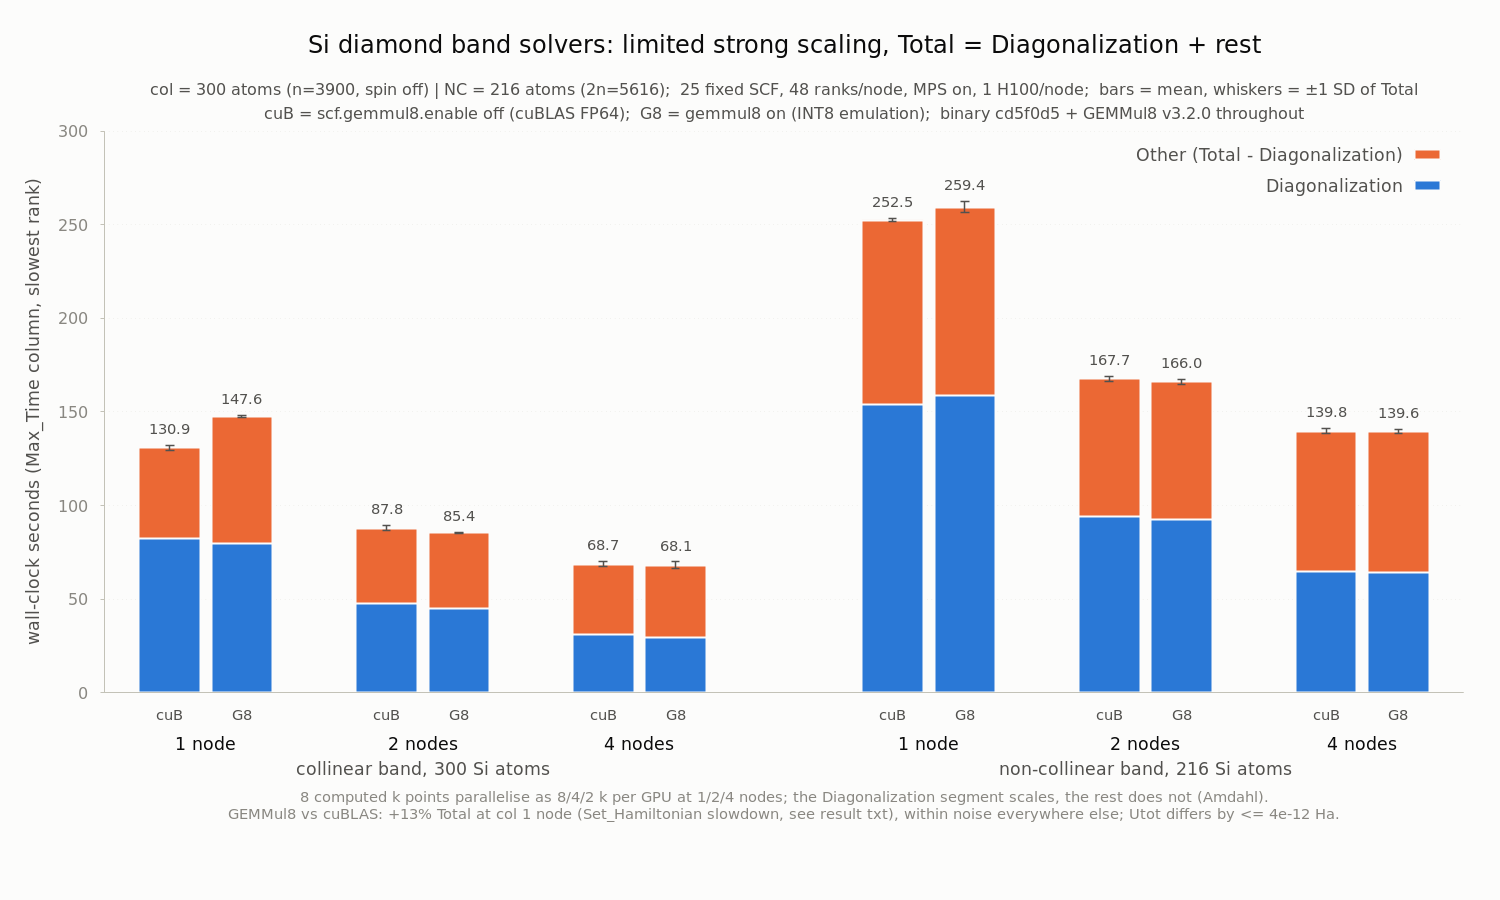

Source code (gnuplot):
# Stacked-bar view of work/siband_scaling_result.txt (means over clean reps).
# Bar height = Total (25 fixed SCF); bottom segment = Diagonalization; top =
# rest.  Whiskers = +-1 SD of Total.  Groups: col300 and nc216 at 1/2/4
# nodes; within a group: cuBLAS (gemmul8 off) vs GEMMul8 (on).
#
# Si diamond BAND solver, 48 ranks/node, -nt 1, MPS on, 8 computed k points
# (8/4/2 k per GPU at 1/2/4 nodes).  Binary cd5f0d5 + GEMMul8 v3.2.0.
#
# Render:  gnuplot siband_scaling_result.plt  (writes siband_scaling_result.png)

set terminal pngcairo noenhanced size 1500,900 font "DejaVu Sans,14" background rgb "#fcfcfb"
set output "siband_scaling_result.png"

# columns: x  total  diag  sd_total
$data << EOD
 0  130.93   82.24  1.31
 1  147.64   79.73  0.41
 3   87.84   47.56  1.35
 4   85.37   45.24  0.16
 6   68.73   31.11  1.41
 7   68.07   29.81  1.88
10  252.50  154.01  0.79
11  259.36  158.99  2.87
13  167.67   94.18  1.32
14  166.03   92.65  1.28
16  139.75   64.55  1.41
17  139.62   64.41  1.14
EOD

set title "Si diamond band solvers: limited strong scaling, Total = Diagonalization + rest" \
    font ",18" textcolor rgb "#0b0b0b" offset 0,2.2
set label 100 "col = 300 atoms (n=3900, spin off) | NC = 216 atoms (2n=5616);  25 fixed SCF, 48 ranks/node, MPS on, 1 H100/node;  bars = mean, whiskers = ±1 SD of Total" \
    at graph 0.5, graph 1.075 center font ",12" textcolor rgb "#52514e"
set label 101 "cuB = scf.gemmul8.enable off (cuBLAS FP64);  G8 = gemmul8 on (INT8 emulation);  binary cd5f0d5 + GEMMul8 v3.2.0 throughout" \
    at graph 0.5, graph 1.033 center font ",12" textcolor rgb "#52514e"

set ylabel "wall-clock seconds (Max_Time column, slowest rank)" \
    font ",13" textcolor rgb "#52514e" offset 1,0
set yrange [0:300]
set xrange [-0.9:17.9]

set border 3 linecolor rgb "#c3c2b7" linewidth 1
set grid ytics back linecolor rgb "#e1e0d9" linewidth 1
set ytics nomirror out scale 0.5 font ",12" textcolor rgb "#898781"
set xtics nomirror scale 0 font ",11" textcolor rgb "#52514e" \
    ("cuB" 0, "G8" 1, "cuB" 3, "G8" 4, "cuB" 6, "G8" 7, \
     "cuB" 10, "G8" 11, "cuB" 13, "G8" 14, "cuB" 16, "G8" 17)

set label 1 "1 node"  at first  0.5, graph -0.09 center font ",13" textcolor rgb "#0b0b0b"
set label 2 "2 nodes" at first  3.5, graph -0.09 center font ",13" textcolor rgb "#0b0b0b"
set label 3 "4 nodes" at first  6.5, graph -0.09 center font ",13" textcolor rgb "#0b0b0b"
set label 4 "1 node"  at first 10.5, graph -0.09 center font ",13" textcolor rgb "#0b0b0b"
set label 5 "2 nodes" at first 13.5, graph -0.09 center font ",13" textcolor rgb "#0b0b0b"
set label 6 "4 nodes" at first 16.5, graph -0.09 center font ",13" textcolor rgb "#0b0b0b"

set label 7 "collinear band, 300 Si atoms" at first 3.5, graph -0.135 center font ",13" textcolor rgb "#52514e"
set label 8 "non-collinear band, 216 Si atoms" at first 13.5, graph -0.135 center font ",13" textcolor rgb "#52514e"

set label 9 "8 computed k points parallelise as 8/4/2 k per GPU at 1/2/4 nodes; the Diagonalization segment scales, the rest does not (Amdahl).\nGEMMul8 vs cuBLAS: +13% Total at col 1 node (Set_Hamiltonian slowdown, see result txt), within noise everywhere else; Utot differs by <= 4e-12 Ha." \
    at graph 0.5, graph -0.185 center front font ",11" textcolor rgb "#898781"

set bmargin 9.5
set tmargin 6

set key top right samplen 1.6 spacing 1.5 font ",13" textcolor rgb "#52514e"

set boxwidth 0.85
set style fill solid 1.0 border rgb "#fcfcfb"

plot $data using 1:2 with boxes linecolor rgb "#eb6834" linewidth 2 \
         title "Other (Total - Diagonalization)", \
     $data using 1:3 with boxes linecolor rgb "#2a78d6" linewidth 2 \
         title "Diagonalization", \
     $data using 1:2:4 with yerrorbars linecolor rgb "#52514e" linewidth 1.5 \
         pointtype 7 pointsize 0 notitle, \
     $data using 1:($2+$4+9):(sprintf("%.1f",$2)) with labels \
         font ",11" textcolor rgb "#52514e" notitle
